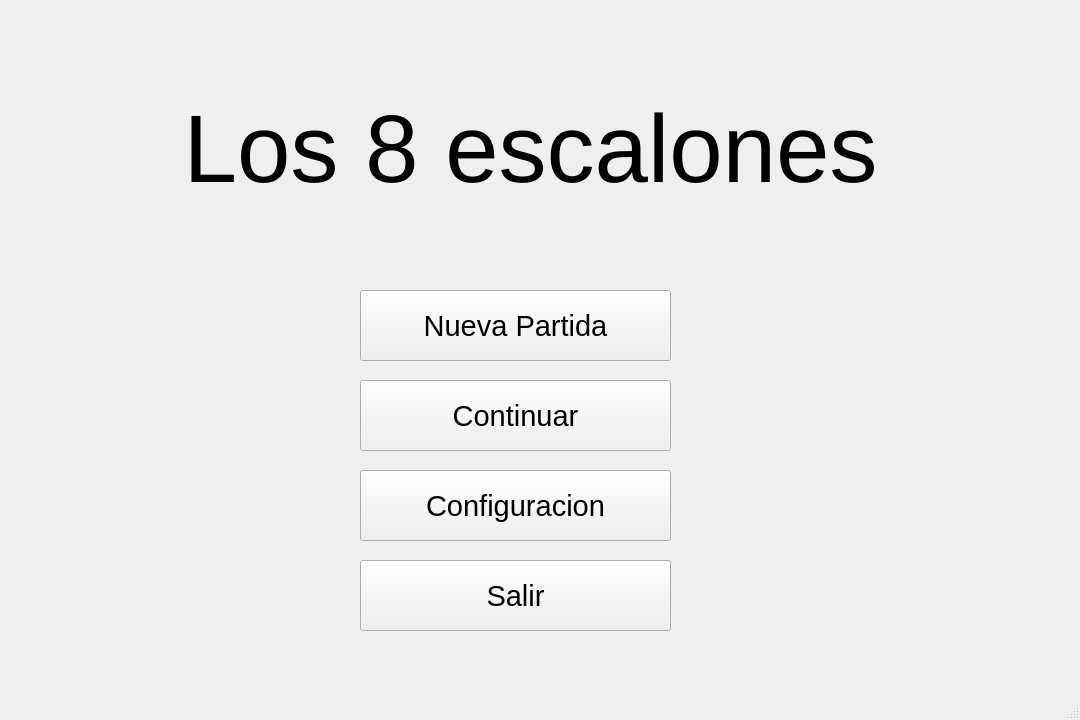
<?xml version="1.0" encoding="UTF-8"?>
<ui version="4.0">
 <class>MainWindow</class>
 <widget class="QMainWindow" name="MainWindow">
  <property name="geometry">
   <rect>
    <x>0</x>
    <y>0</y>
    <width>1080</width>
    <height>720</height>
   </rect>
  </property>
  <property name="windowTitle">
   <string>MainWindow</string>
  </property>
  <widget class="QWidget" name="centralwidget">
   <widget class="QLabel" name="label">
    <property name="geometry">
     <rect>
      <x>170</x>
      <y>30</y>
      <width>721</width>
      <height>241</height>
     </rect>
    </property>
    <property name="font">
     <font>
      <pointsize>9</pointsize>
     </font>
    </property>
    <property name="text">
     <string>&lt;html&gt;&lt;head/&gt;&lt;body&gt;&lt;p align=&quot;center&quot;&gt;&lt;span style=&quot; font-size:72pt;&quot;&gt;Los 8 escalones&lt;/span&gt;&lt;/p&gt;&lt;/body&gt;&lt;/html&gt;</string>
    </property>
   </widget>
   <widget class="QPushButton" name="pushButton">
    <property name="geometry">
     <rect>
      <x>360</x>
      <y>290</y>
      <width>311</width>
      <height>71</height>
     </rect>
    </property>
    <property name="font">
     <font>
      <pointsize>22</pointsize>
     </font>
    </property>
    <property name="text">
     <string>Nueva Partida</string>
    </property>
   </widget>
   <widget class="QPushButton" name="pushButton_4">
    <property name="geometry">
     <rect>
      <x>360</x>
      <y>380</y>
      <width>311</width>
      <height>71</height>
     </rect>
    </property>
    <property name="font">
     <font>
      <pointsize>22</pointsize>
     </font>
    </property>
    <property name="text">
     <string>Continuar</string>
    </property>
   </widget>
   <widget class="QPushButton" name="pushButton_5">
    <property name="geometry">
     <rect>
      <x>360</x>
      <y>470</y>
      <width>311</width>
      <height>71</height>
     </rect>
    </property>
    <property name="font">
     <font>
      <pointsize>22</pointsize>
     </font>
    </property>
    <property name="text">
     <string>Configuracion</string>
    </property>
   </widget>
   <widget class="QPushButton" name="pushButton_6">
    <property name="geometry">
     <rect>
      <x>360</x>
      <y>560</y>
      <width>311</width>
      <height>71</height>
     </rect>
    </property>
    <property name="font">
     <font>
      <pointsize>22</pointsize>
     </font>
    </property>
    <property name="text">
     <string>Salir</string>
    </property>
   </widget>
  </widget>
  <widget class="QStatusBar" name="statusbar"/>
 </widget>
 <resources/>
 <connections/>
</ui>
